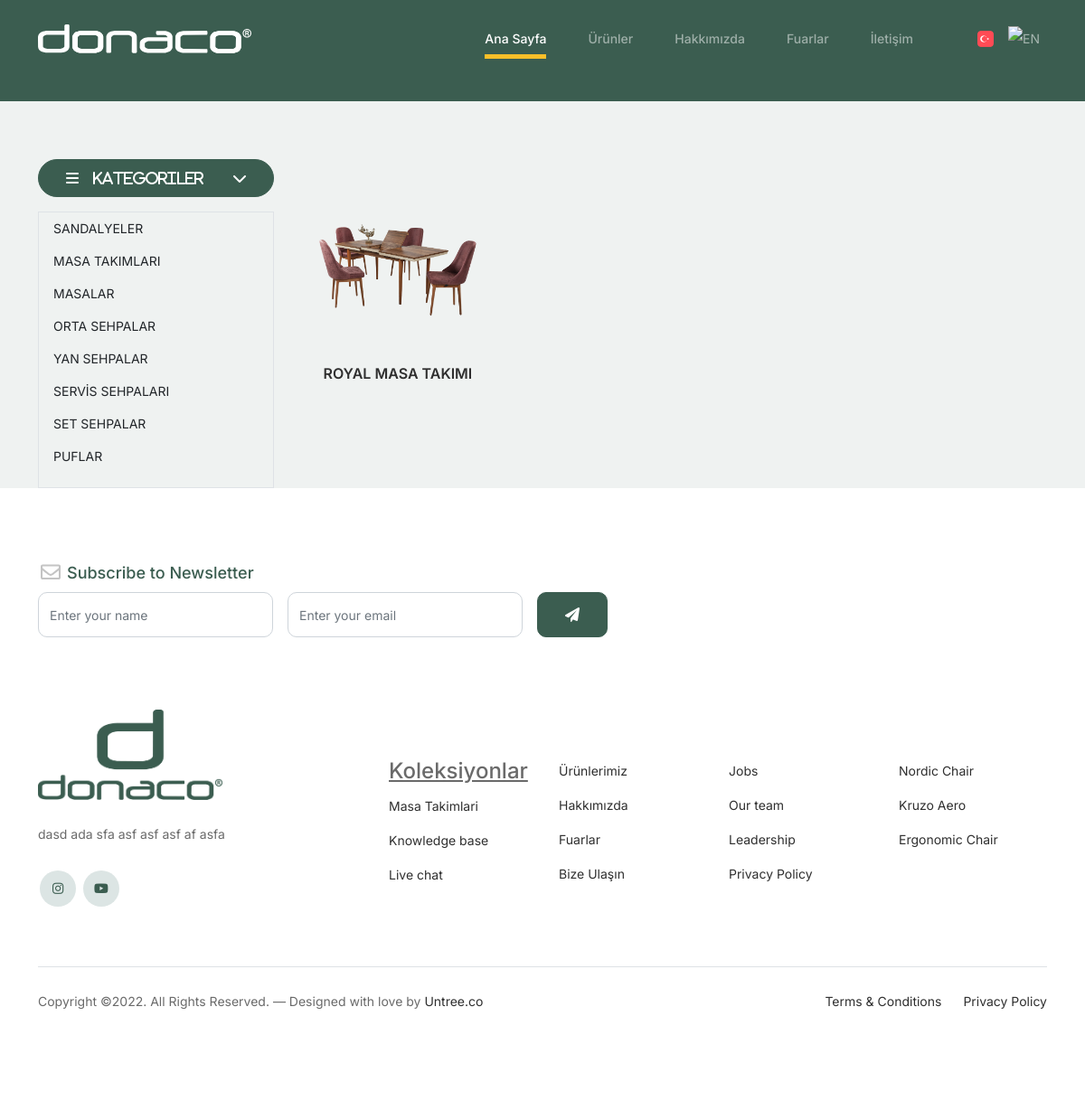
Screenshot of /urunler/masa-takimlari with the database file from the repository.
### product/models.py (models this page shows, shortened)
class Category(models.Model):
    name = models.CharField(max_length = 256, null = True)
    slug = models.SlugField(blank =True,null = True, unique=True)
    def __str__(self):
        return self.name

class Product(models.Model):
    product_name = models.CharField(max_length = 256, null = True, unique=True)
    category = models.ForeignKey(Category, on_delete =models.CASCADE, null = True)
    description = RichTextField(null = True)
    image = models.ImageField(upload_to ='product/image/%Y/%m/%d/',null = True)
    slug = models.SlugField(blank =True,null = True, unique=True)

### pages/views.py (the view)
# urls.py: path(_('urunler/<slug:slug>'),views.category_products,name = "category_products" ),
def category_products(request, slug):
    product_list = Product.objects.filter(category__slug=slug)
    category_list = Category.objects.all()
    context = {
        'products' : product_list,
        'category_list' : category_list,
    }
    return render(request, "products.html", context)

### templates/products.html
{% extends "base.html" %}
{% load static %}
{% load i18n %}
{% block body %}
<div style="height: 64px;"></div>
<div class="container">
	<div class="row">
		<div class="col-lg-3 mb-lg-0 mb-2">
			<p>
				<a class="btn btn-primary w-100 d-flex align-items-center justify-content-between"
					data-bs-toggle="collapse" href="#collapseExample" role="button" aria-expanded="true"
					aria-controls="collapseExample">
					<span class="fas fa-bars"><span class="ps-3">{% trans "kategoriler" %}</span></span>
					<span class="fas fa-chevron-down"></span>
				</a>
			</p>
			<div class="collapse show border" id="collapseExample">
				<ul class="list-unstyled">
					{% for category in category_list %}
					<li><a class="dropdown-item" href="{% url 'category_products' category.slug %}">{{category}}</a>
					</li>
					{% endfor %}
				</ul>
			</div>
		</div>
		<div class="content col-lg-9 col-md-8 col-xs-12">
					<div class="product-section">
						<div class="container">
							<div class="row">
								<div class="container">
									<div class="row">
										{% for product in products  %}
										<div class="col-12 col-md-4 col-lg-3 mb-5 mb-md-0">
											<a class="product-item" href="{% url 'product_detail' product.slug %}">
												<img src="{{ product.image.url }}" class="img-fluid product-thumbnail"
													style="object-fit: scale-down; width:100%; height: 150px;">
												<h3 class="product-title">{{product.product_name}}</h3>
											</a>
										</div>
										{% endfor %}
									</div>
								</div>
							</div>
						</div>
					</div>
		</div>
	</div>
</div>
	{% endblock body %}

### static/css/style.css (style rules this page uses)
body { overflow-x: hidden; position: relative; }
body { font-family: "Inter", sans-serif; font-weight: 400; line-height: 28px; color: #6a6a6a; font-size: 14px; background-color: #eff2f1; }
a { text-decoration: none; -webkit-transition: .3s all ease; -o-transition: .3s all ease; transition: .3s all ease; color: #2f2f2f; text-decoration: underline; }
.btn { font-weight: 600; padding: 12px 30px; border-radius: 30px; color: #ffffff; background: #2f2f2f; border-color: #2f2f2f; }
.btn.btn-primary { background: #3b5d50; border-color: #3b5d50; }
.product-section { padding: 3rem 0; }
.product-section .product-item { text-align: center; text-decoration: none; display: block; position: relative; padding-bottom: 50px; cursor: pointer; }
.product-section .product-item .product-thumbnail { margin-bottom: 30px; position: relative; top: 0; -webkit-transition: .3s all ease; -o-transition: .3s all ease; transition: .3s all ease; }
.product-section .product-item h3 { font-weight: 600; font-size: 16px; }
.product-section .product-item h3, .product-section .product-item strong { color: #2f2f2f; text-decoration: none; }
.product-section .product-item:before { bottom: 0; left: 0; right: 0; position: absolute; content: ""; background: #dce5e4; height: 0%; z-index: -1; border-radius: 10px; -webkit-transition: .3s all ease; -o-transition: .3s all ease; transition: .3s all ease; }

### rows the page displays
Category: name "SANDALYELER"
Category: name "MASA TAKIMLARI"
Category: name "MASALAR"
Category: name "ORTA SEHPALAR"
Category: name "YAN SEHPALAR"
Category: name "SERVİS SEHPALARI"
Category: name "SET SEHPALAR"
Category: name "PUFLAR"
Product: image (picture), product_name "ROYAL MASA TAKIMI"
